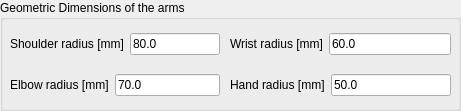
      <widget class="QGroupBox" name="groupBox">
       <property name="geometry">
        <rect>
         <x>0</x>
         <y>0</y>
         <width>461</width>
         <height>111</height>
        </rect>
       </property>
       <property name="title">
        <string>Geometric Dimensions of the arms</string>
       </property>
       <widget class="QWidget" name="layoutWidget_arm">
        <property name="geometry">
         <rect>
          <x>10</x>
          <y>20</y>
          <width>210</width>
          <height>91</height>
         </rect>
        </property>
        <layout class="QVBoxLayout" name="verticalLayout">
         <item>
          <layout class="QHBoxLayout" name="horizontalLayout">
           <item>
            <widget class="QLabel" name="label_shoulder_r">
             <property name="text">
              <string>Shoulder radius [mm]</string>
             </property>
            </widget>
           </item>
           <item>
            <widget class="QLineEdit" name="lineEdit_shoulder_r_right">
             <property name="text">
              <string>80.0</string>
             </property>
            </widget>
           </item>
          </layout>
         </item>
         <item>
          <layout class="QHBoxLayout" name="horizontalLayout_2">
           <item>
            <widget class="QLabel" name="label_shoulder_r_2">
             <property name="text">
              <string>Elbow radius [mm]</string>
             </property>
            </widget>
           </item>
           <item>
            <widget class="QLineEdit" name="lineEdit_elbow_r_right">
             <property name="text">
              <string>70.0</string>
             </property>
            </widget>
           </item>
          </layout>
         </item>
        </layout>
       </widget>
       <widget class="QWidget" name="verticalLayoutWidget">
        <property name="geometry">
         <rect>
          <x>230</x>
          <y>20</y>
          <width>221</width>
          <height>91</height>
         </rect>
        </property>
        <layout class="QVBoxLayout" name="verticalLayout_2">
         <item>
          <layout class="QHBoxLayout" name="horizontalLayout_5">
           <item>
            <widget class="QLabel" name="label_shoulder_r_5">
             <property name="text">
              <string>Wrist radius [mm]</string>
             </property>
            </widget>
           </item>
           <item>
            <widget class="QLineEdit" name="lineEdit_wrist_r_right">
             <property name="text">
              <string>60.0</string>
             </property>
            </widget>
           </item>
          </layout>
         </item>
         <item>
          <layout class="QHBoxLayout" name="horizontalLayout_6">
           <item>
            <widget class="QLabel" name="label_shoulder_r_6">
             <property name="text">
              <string>Hand radius [mm]</string>
             </property>
            </widget>
           </item>
           <item>
            <widget class="QLineEdit" name="lineEdit_hand_r_right">
             <property name="text">
              <string>50.0</string>
             </property>
            </widget>
           </item>
          </layout>
         </item>
        </layout>
       </widget>
      </widget>
